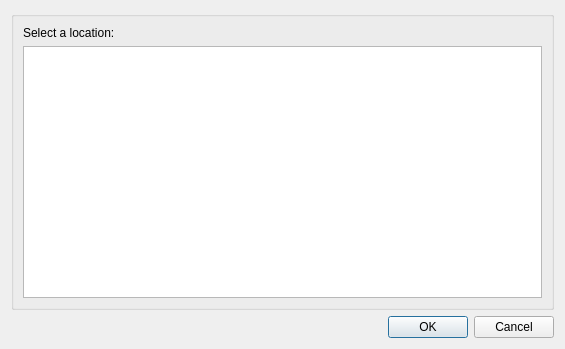
<?xml version="1.0" encoding="UTF-8"?>
<ui version="4.0">
 <class>MapLocationDialog</class>
 <widget class="QDialog" name="MapLocationDialog">
  <property name="geometry">
   <rect>
    <x>0</x>
    <y>0</y>
    <width>565</width>
    <height>349</height>
   </rect>
  </property>
  <property name="font">
   <font>
    <family>Liberation Sans</family>
    <pointsize>9</pointsize>
   </font>
  </property>
  <property name="windowTitle">
   <string>Select a Location</string>
  </property>
  <layout class="QVBoxLayout" name="verticalLayout">
   <item>
    <widget class="QGroupBox" name="groupBox">
     <layout class="QVBoxLayout" name="verticalLayout_2">
      <item>
       <widget class="QLabel" name="locationsLabel">
        <property name="text">
         <string>Select a location:</string>
        </property>
       </widget>
      </item>
      <item>
       <widget class="QListWidget" name="locations">
        <property name="toolTip">
         <string>Select a location</string>
        </property>
       </widget>
      </item>
     </layout>
    </widget>
   </item>
   <item>
    <widget class="QDialogButtonBox" name="buttonBox">
     <property name="orientation">
      <enum>Qt::Horizontal</enum>
     </property>
     <property name="standardButtons">
      <set>QDialogButtonBox::Cancel|QDialogButtonBox::Ok</set>
     </property>
    </widget>
   </item>
  </layout>
 </widget>
 <tabstops>
  <tabstop>locations</tabstop>
 </tabstops>
 <resources/>
 <connections>
  <connection>
   <sender>buttonBox</sender>
   <signal>accepted()</signal>
   <receiver>MapLocationDialog</receiver>
   <slot>accept()</slot>
   <hints>
    <hint type="sourcelabel">
     <x>248</x>
     <y>254</y>
    </hint>
    <hint type="destinationlabel">
     <x>157</x>
     <y>274</y>
    </hint>
   </hints>
  </connection>
  <connection>
   <sender>buttonBox</sender>
   <signal>rejected()</signal>
   <receiver>MapLocationDialog</receiver>
   <slot>reject()</slot>
   <hints>
    <hint type="sourcelabel">
     <x>316</x>
     <y>260</y>
    </hint>
    <hint type="destinationlabel">
     <x>286</x>
     <y>274</y>
    </hint>
   </hints>
  </connection>
 </connections>
</ui>
